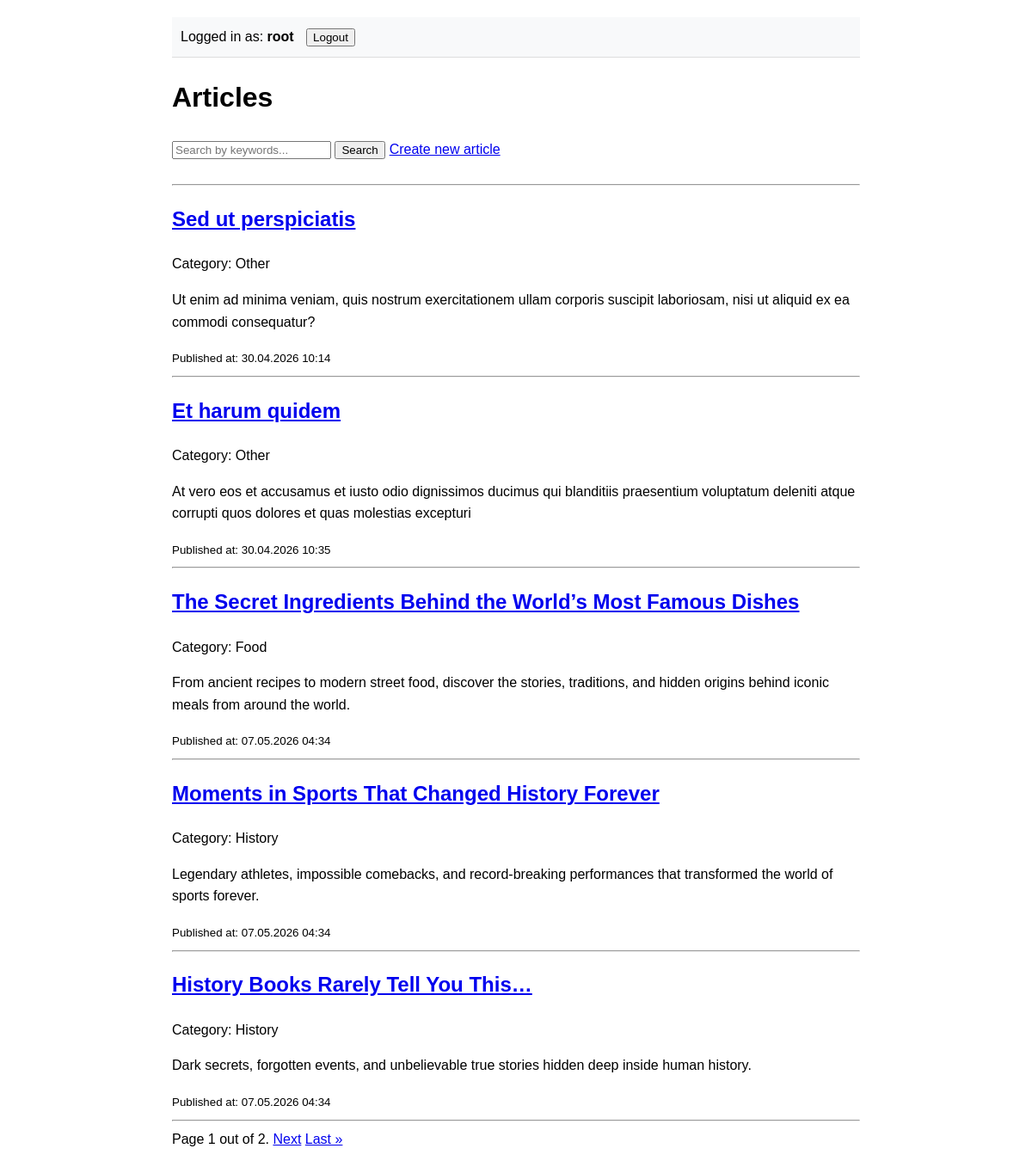
Screenshot of /articles/ (signed in) with the database file from the repository.
### blog/models.py (models this page shows, shortened)
class Article(models.Model):
    id = models.AutoField(primary_key=True)
    title = models.CharField(max_length=255)
    content = models.TextField()
    publish_date = models.DateTimeField(auto_now_add=True)
    category = models.ForeignKey(
        Category, on_delete=models.CASCADE, related_name="articles"
    )

class Category(models.Model):
    id = models.AutoField(primary_key=True)
    name = models.CharField(max_length=255)
    description = models.TextField()

### blog/views.py (the view)
# urls.py: path("articles/", views.articles_list, name="article_list"),
def articles_list(request):
    query = request.GET.get("q")
    if query:
        articles = Article.objects.filter(title__icontains=query)
    else:
        articles = Article.objects.all()
    paginator = Paginator(articles, 5)
    page_number = request.GET.get("page")
    page_obj = paginator.get_page(page_number)
    return render(request, "list.html", {"page_obj": page_obj})

### blog/templates/list.html (shortened to what this page needs)
{% extends 'base.html' %}
{% block content %}
<h1>Articles</h1>
<div style="display: flex; gap: 5px;">
  <form
    method="GET"
    action="{% url 'article_list' %}"
    style="margin-bottom: 20px"
  >
    <input
      type="text"
      name="q"
      placeholder="Search by keywords..."
      value="{{ request.GET.q }}"
    />
    <button type="submit">Search</button>
  </form>
  {% if user.is_authenticated %}
      <a href="{% url 'article_create' %}">Create new article</a>
  {% endif %}
</div>
<hr />
<div class="articles">
  {% for article in page_obj %}
  <article>
    <h2><a href="{% url 'article_details' article.id %}">{{ article.title }}</a></h2>
    <p>Category: {{ article.category.name }}</p>
    <p>{{ article.content|truncatewords:30 }}</p>
    <small>Published at: {{ article.publish_date|date:"d.m.Y H:i" }}</small>
  </article>
  <hr />
  {% empty %}
  <p>No articles found!.</p>
  {% endfor %}
</div>
<div class="pagination">
  <span class="step-links">
    <span class="current">
      Page {{ page_obj.number }} out of {{ page_obj.paginator.num_pages }}.
    </span>
    {% if page_obj.has_next %}
    <a
      href="?page={{ page_obj.next_page_number }}{% if request.GET.q %}&q={{ request.GET.q }}{% endif %}"
      >Next</a
    >
    <a
      href="?page={{ page_obj.paginator.num_pages }}{% if request.GET.q %}&q={{ request.GET.q }}{% endif %}"
      >Last &raquo;</a
    >
    {% endif %}
  </span>
</div>
{% endblock %}

### blog/templates/base.html (shortened to what this page needs)
<!doctype html>
<html lang="en">
  <head>
  </head>
  <body>
    <header class="header">
      {% if user.is_authenticated %}
        <span>
          Logged in as: <strong>{{user.username}}</strong>
        </span>
        <form action="{% url 'logout' %}" method="post" style="display: inline; margin-left: 10px;">
          <button type="submit">Logout</button>
        </form>
      {% else %}
      <a href="{% url 'login' %}">Login</a> |
      <a href="{% url 'signup' %}">Sign Up</a>
      {% endif %}
    </header>
    <main>{% block content %} {% endblock %}</main>
  </body>
</html>

### blog/templates/base.html (style rules this page uses)
body { font-family: sans-serif; line-height: 1.6; max-width: 800px; margin: 0 auto; padding: 20px; }
button { cursor: pointer; }
.header { background: #f8f9fa; padding: 10px; margin-bottom: 20px; border-bottom: 1px solid #ddd; }

### rows the page displays
Article: title "Sed ut perspiciatis", category.name "Other", content "Ut enim ad minima veniam, quis nostrum exercitationem ullam corporis suscipit laboriosam, nisi ut aliquid ex ea commodi consequatur?", publish_date "30.04.2026 10:14"
Article: title "Et harum quidem", category.name "Other", content "At vero eos et accusamus et iusto odio dignissimos ducimus qui blanditiis praesentium voluptatum deleniti atque corrupti quos dolores et quas molestias excepturi", publish_date "30.04.2026 10:35"
Article: title "The Secret Ingredients Behind the World’s Most Famous Dishes", category.name "Food", content "From ancient recipes to modern street food, discover the stories, traditions, and hidden origins behind iconic meals from around the world.", publish_date "07.05.2026 04:34"
Article: title "Moments in Sports That Changed History Forever", category.name "History", content "Legendary athletes, impossible comebacks, and record-breaking performances that transformed the world of sports forever.", publish_date "07.05.2026 04:34"
Article: title "History Books Rarely Tell You This…", category.name "History", content "Dark secrets, forgotten events, and unbelievable true stories hidden deep inside human history.", publish_date "07.05.2026 04:34"

### other values shown
{{ user.username }} "root"
{{ page_obj.number }} "1"
{{ page_obj.paginator.num_pages }} "2"
